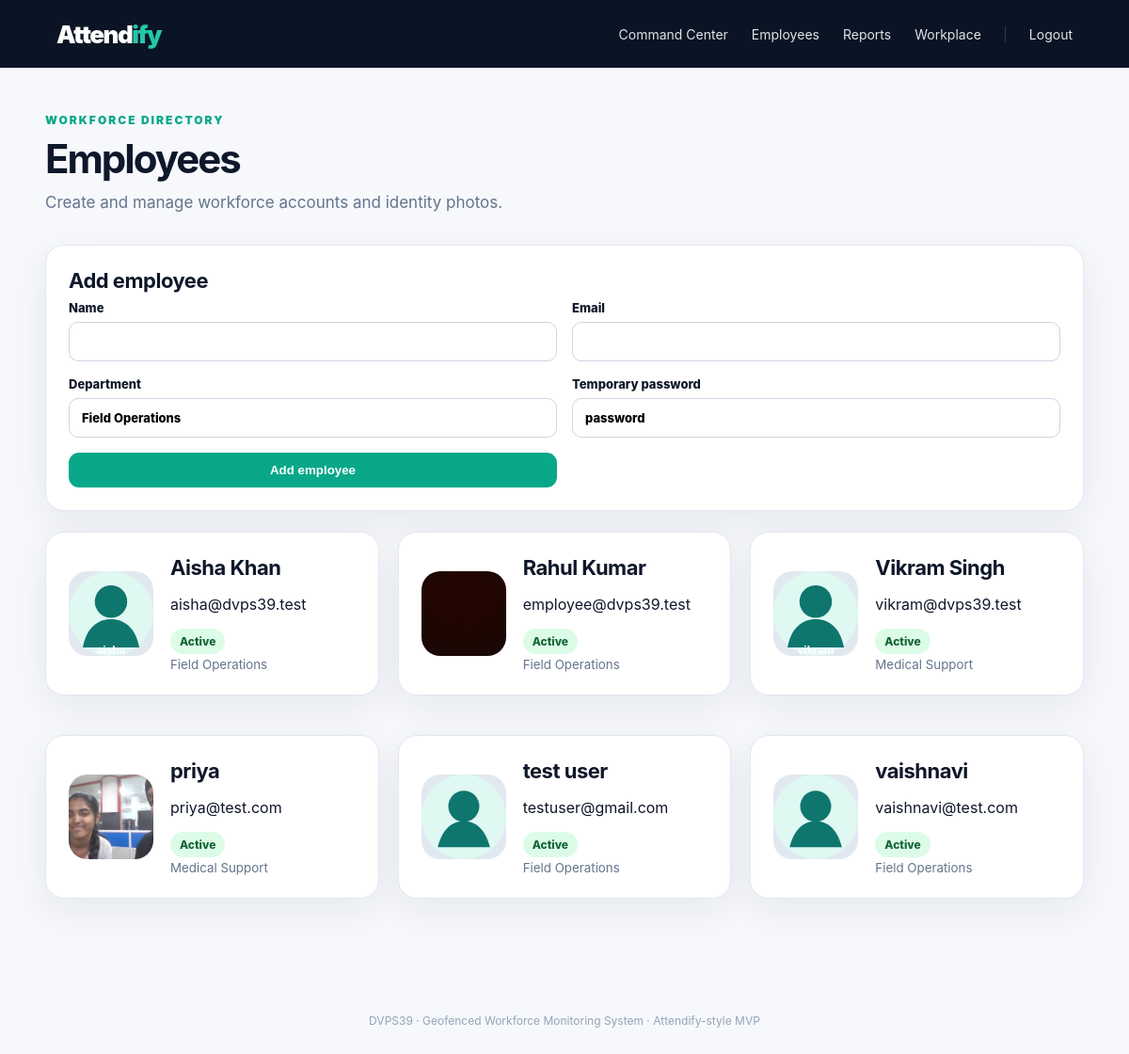
/?page=employees (signed in), run on the app's committed database.
### tables this page shows
CREATE TABLE users(id INTEGER PRIMARY KEY AUTOINCREMENT,name TEXT NOT NULL,email TEXT UNIQUE NOT NULL,password TEXT NOT NULL,role TEXT NOT NULL DEFAULT "employee",department TEXT DEFAULT "Field Operations",photo TEXT,active INTEGER DEFAULT 1,created_at TEXT DEFAULT CURRENT_TIMESTAMP);

### public/index.php (called while the page is built)
<?php require __DIR__.'/app.php';

### public/app.php (the view, shortened to what this page needs)
<?php
function db(){static $d;if(!$d){$d=new PDO('sqlite:'.DB_FILE);$d->setAttribute(PDO::ATTR_ERRMODE,PDO::ERRMODE_EXCEPTION);$d->setAttribute(PDO::ATTR_DEFAULT_FETCH_MODE,PDO::FETCH_ASSOC);}return $d;}
function user(){if(empty($_SESSION['uid']))return null;$s=db()->prepare('SELECT * FROM users WHERE id=?');$s->execute([$_SESSION['uid']]);return $s->fetch();}
function need($role=null){$u=user();if(!$u){header('Location: /?page=login');exit;}if($role&&$u['role']!==$role){header('Location: /');exit;}return $u;}
function esc($v){return htmlspecialchars((string)$v,ENT_QUOTES,'UTF-8');}
function pageHeader($title){$u=user();?><!doctype html><html><head><meta charset="utf-8"><meta name="viewport" content="width=device-width,initial-scale=1"><title><?=esc($title)?> · Attendify DVPS39</title><link rel="stylesheet" href="/style.css"><link rel="stylesheet" href="https://unpkg.com/leaflet@1.9.4/dist/leaflet.css"><script src="https://unpkg.com/leaflet@1.9.4/dist/leaflet.js"></script></head><body><nav class="nav"><a class="brand" href="/">Attend<span>ify</span></a><div class="navlinks"><?php if($u): ?><?php if($u['role']==='manager'): ?><a href="/?page=manager">Command Center</a><a href="/?page=employees">Employees</a><a href="/?page=reports">Reports</a><a href="/?page=workplace">Workplace</a><?php else: ?><a href="/?page=employee">My Dashboard</a><a href="/?page=leave">Leave</a><a href="/?page=history">Attendance</a><?php endif; ?><a class="logout" href="/?action=logout">Logout</a><?php endif;?></div></nav><main class="wrap"><?php }
function footer(){?></main><footer>DVPS39 · Geofenced Workforce Monitoring System · Attendify-style MVP</footer></body></html><?php }
?>
<?php
function employees(){need('manager');$rows=db()->query("SELECT * FROM users WHERE role='employee' ORDER BY name")->fetchAll();pageHeader('Employees');?><div class="hero"><div><div class="eyebrow">WORKFORCE DIRECTORY</div><h1>Employees</h1><p>Create and manage workforce accounts and identity photos.</p></div></div><section class="card"><h2>Add employee</h2><form class="formgrid" method="post" action="/?action=add_employee"><label>Name<input name="name" required></label><label>Email<input name="email" type="email" required></label><label>Department<input name="department" value="Field Operations"></label><label>Temporary password<input name="password" value="password"></label><button class="primary">Add employee</button></form></section><section class="peoplegrid"><?php foreach($rows as $r):?><div class="card personcard"><img class="bigphoto" src="<?=esc($r['photo']?:'assets/avatar-default.svg')?>"><div><h2><?=esc($r['name'])?></h2><p><?=esc($r['email'])?></p><span class="pill online">Active</span><small><?=esc($r['department'])?></small></div></div><?php endforeach;?></section><?php footer();}
?>
<?php
if(!file_exists(DB_FILE)){header('Content-Type:text/plain');echo "Database missing. Run: php setup.php";exit;}$p=$_GET['page']??null;if(!user()){$p=$p?:'login';if($p==='signup')signup();else login();exit;}if(!$p)$p=user()['role']==='manager'?'manager':'employee';switch($p){case 'manager':manager();break;case 'employee':employee();break;case 'employees':employees();break;case 'leave':leave(false);break;case 'leaveadmin':leave(true);break;case 'history':history();break;case 'reports':reports();break;case 'workplace':workplacePage();break;default:header('Location:/');}

### public/style.css (style rules this page uses)
:root { --ink:#0f172a;--muted:#64748b;--line:#e2e8f0;--bg:#f6f8fc;--card:#fff;--brand:#08a889;--brand2:#0ea5a5;--danger:#dc3f57;--warn:#d97706;--shadow:0 12px 40px rgba(15,23,42,.07) }
* { box-sizing:border-box }
body { margin:0;font-family:Inter,ui-sans-serif,system-ui,-apple-system,Segoe UI,sans-serif;color:var(--ink);background:var(--bg) }
a { color:inherit;text-decoration:none }
.nav { height:72px;background:#0b1425;color:white;display:flex;align-items:center;justify-content:space-between;padding:0 5vw;position:sticky;top:0;z-index:50 }
.brand { font-size:26px;font-weight:900;letter-spacing:-1.5px }
.brand span { color:#24c7a7 }
.navlinks { display:flex;gap:25px;align-items:center;font-size:14px }
.navlinks a { opacity:.88 }
.logout { border-left:1px solid #334155;padding-left:25px }
.wrap { max-width:1380px;margin:auto;padding:38px 4vw 70px }
.hero { display:flex;justify-content:space-between;align-items:flex-start;padding:10px 0 35px }
.eyebrow { font-size:12px;font-weight:900;letter-spacing:2px;color:var(--brand);margin-bottom:12px }
.hero h1,.authhero h1 { font-size:42px;line-height:1.05;letter-spacing:-2px;margin:0 0 14px }
.hero p { color:var(--muted);font-size:17px;margin:0 }
.card { background:var(--card);border:1px solid var(--line);border-radius:20px;padding:24px;box-shadow:var(--shadow);margin-bottom:22px }
.card h2 { margin:0 0 8px;font-size:22px;letter-spacing:-.5px }
.ghost,.secondary,.danger,.primary { border:0;border-radius:11px;padding:11px 16px;font-weight:800;cursor:pointer;display:inline-block }
.primary { background:var(--brand);color:white }
.person small,.personcard small { display:block;color:var(--muted);margin-top:3px }
.pill { display:inline-block;padding:6px 10px;border-radius:999px;background:#eef2f7;color:#475569;font-size:12px;font-weight:800 }
.pill.inside,.pill.online,.pill.approved_remote,.pill.approved { background:#dcfce7;color:#166534 }
.formgrid { display:grid;grid-template-columns:repeat(2,1fr);gap:16px }
.formgrid button { align-self:end }
.formgrid label,label { display:grid;gap:7px;font-weight:800;font-size:13px }
.formgrid input,.formgrid select,.formgrid textarea,input,select,textarea { width:100%;padding:12px 13px;border:1px solid #cbd5e1;border-radius:10px;font:inherit;background:white }
.peoplegrid { display:grid;grid-template-columns:repeat(3,1fr);gap:20px }
.personcard { display:flex;align-items:center;gap:18px }
.bigphoto { width:90px;height:90px;object-fit:cover;border-radius:20px;background:#e2e8f0 }
footer { text-align:center;color:#94a3b8;font-size:12px;padding:30px }
.online { background:#dcfce7;color:#166534 }

### data on the page
users: photo (picture), name "Aisha Khan", email "aisha@dvps39.test", department "Field Operations"
users: photo (picture), name "Rahul Kumar", email "employee@dvps39.test", department "Field Operations"
users: photo (picture), name "Vikram Singh", email "vikram@dvps39.test", department "Medical Support"
users: photo (picture), name "priya", email "priya@test.com", department "Medical Support"
users: photo (placeholder picture), name "test user", email "testuser@gmail.com", department "Field Operations"
users: photo (placeholder picture), name "vaishnavi", email "vaishnavi@test.com", department "Field Operations"
